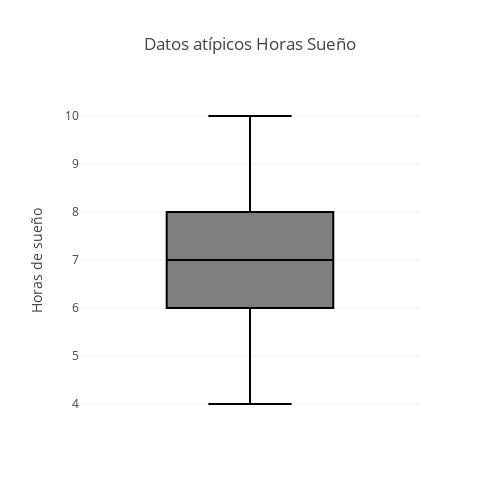

Notebook code cell kept with this figure:
### Code cell
#Graficando el boxplot
fig = px.box(df3, y='Horas de sueño', title='Datos atípicos Horas Sueño')
fig.update_layout(width=500,height=500) 
fig.show()

### Figure 1 — Plotly figure (JSON) as saved in the notebook; plotly's stock layout.template omitted (floating-point values rounded to 4 significant figures; data arrays with more than 128 entries replaced by an {"elided": "..."} marker saying what was removed)
{"data": [{"alignmentgroup": "True", "hovertemplate": "Horas de sueño=%{y}<extra></extra>", "legendgroup": "", "marker": {"color": "#000001"}, "name": "", "notched": false, "offsetgroup": "", "orientation": "v", "showlegend": false, "type": "box", "x0": " ", "xaxis": "x", "y": {"elided": "6656 int values"}, "y0": " ", "yaxis": "y"}], "layout": {"boxmode": "group", "height": 500, "legend": {"tracegroupgap": 0}, "title": {"text": "Datos atípicos Horas Sueño"}, "width": 500, "xaxis": {"anchor": "y", "domain": [0, 1]}, "yaxis": {"anchor": "x", "domain": [0, 1], "title": {"text": "Horas de sueño"}}}}
